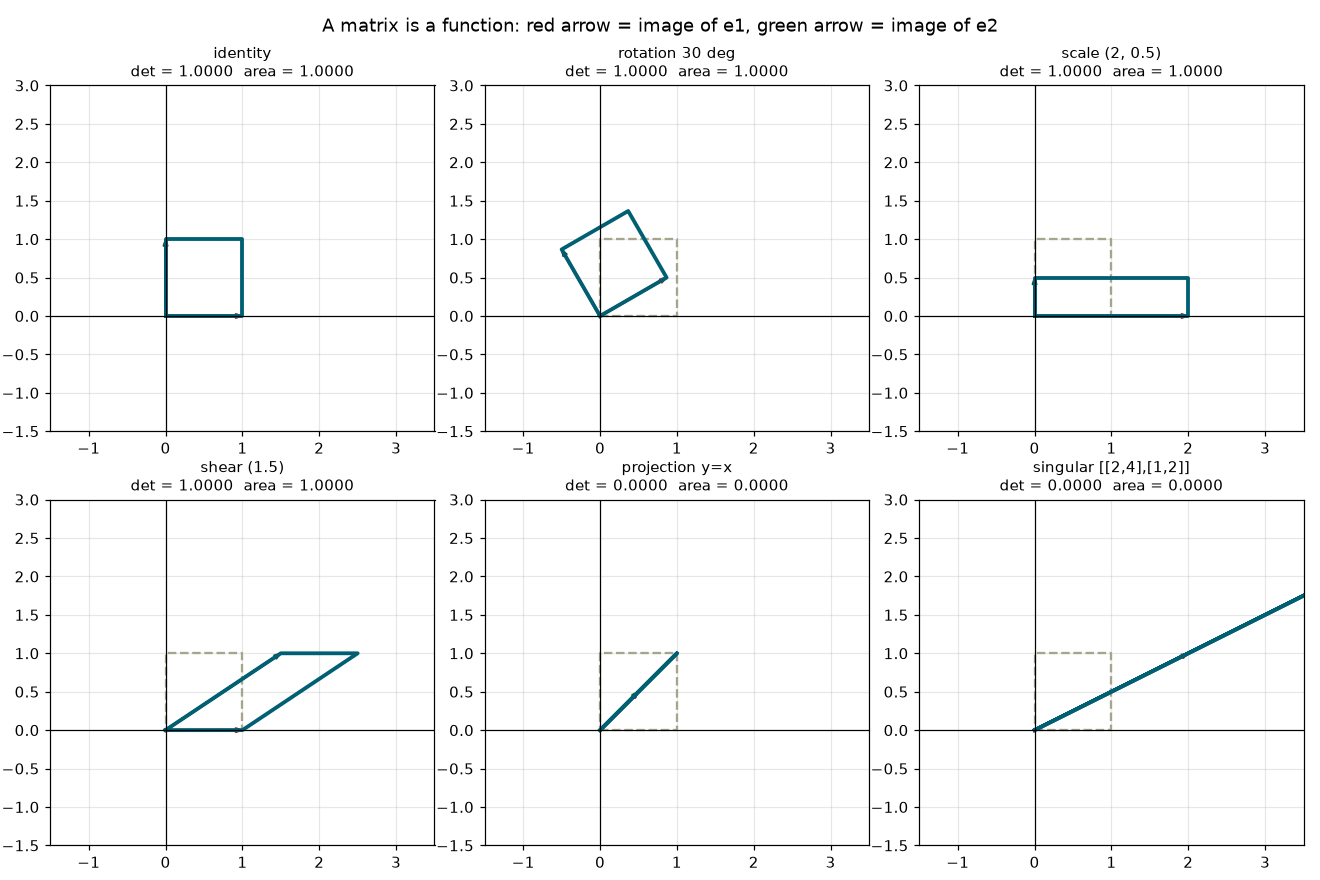

Recreate this plot in Python.
"""
1.2 - Matrices and Matrix Multiplication as Linear Maps
======================================================

What this runs
--------------
Seven self-contained demos that treat a matrix as a FUNCTION that moves points
around space, and matrix multiplication as COMPOSITION of two such functions.
Everything is checked numerically rather than asserted: quantities are computed
two independent ways and the disagreement is printed.

Requirements
------------
numpy (tested on 2.4.4) and matplotlib (tested on 3.11.1, Agg backend only).
Python 3.14 on Windows is the reference environment. No network access, no file
writes outside this script's own directory, no subprocesses. One PNG is saved
beside this script; its byte size is printed. Safe to run offline, repeatedly.

Reproducibility
---------------
Every random number comes from np.random.default_rng(SEED) with SEED = 1202.
Re-running gives byte-identical numbers.

What this proves practically
----------------------------
1.  The columns of a matrix ARE the images of the basis vectors: A @ e_j equals
    column j of A exactly, and a hand-written triple loop reproduces numpy's
    matrix-vector product to machine precision.
2.  A diagonal matrix stretches each coordinate AXIS independently by its
    diagonal entry - measured per-axis, not asserted (skip test 2).
3.  det(A) is the area scale factor of the map: the shoelace area of the
    transformed unit square, a Monte-Carlo area estimate, and np.linalg.det
    all agree, with the Monte-Carlo error shrinking as sample count grows.
4.  Matrix multiplication is composition: (A @ B) @ x equals A @ (B @ x) to
    machine precision, while A @ B != B @ A - order is composition order.
5.  A projection matrix satisfies P @ P == P (idempotence) to machine
    precision, and the residual is exactly orthogonal to the target line.
6.  Shape discipline: (n,d) @ (d,k) -> (n,k) is the only legal contraction;
    the real ValueError text from a wrong-way multiply is printed (skip test 1).
7.  A singular matrix has det 0, no inverse, collapses the plane onto a line,
    and destroys the solution of a linear system - shown alongside a
    near-singular matrix whose answer is quietly wrong.
"""

from __future__ import annotations

import os

import matplotlib

matplotlib.use("Agg")  # headless: never opens a window, never calls plt.show()

import matplotlib.pyplot as plt  # noqa: E402
import numpy as np  # noqa: E402

SEED = 1202
RNG = np.random.default_rng(SEED)

HERE = os.path.dirname(os.path.abspath(__file__))
PNG_PATH = os.path.join(HERE, "02_matrices_as_linear_maps.png")


def banner(title: str) -> None:
    """Every demo announces itself the same way so the transcript is scannable."""
    print("=" * 70)
    print(title)
    print("=" * 70)


# The four canonical 2x2 maps used throughout. Each is a FUNCTION from the plane
# to the plane; the name describes what it does to a point, not what it looks
# like as a grid of numbers.
THETA = np.deg2rad(30.0)
ROT = np.array([[np.cos(THETA), -np.sin(THETA)],
                [np.sin(THETA),  np.cos(THETA)]])
SCALE = np.array([[2.0, 0.0],
                  [0.0, 0.5]])
SCALE_UP = np.array([[1.5, 0.0],
                     [0.0, 2.0]])
SHEAR = np.array([[1.0, 1.5],
                  [0.0, 1.0]])
# Projection onto the line spanned by u (a 45-degree line). Built as the outer
# product u u^T / (u^T u) - the general formula that returns in 2.3 as the hat
# matrix of least squares.
U = np.array([1.0, 1.0])
PROJ = np.outer(U, U) / (U @ U)

UNIT_SQUARE = np.array([[0.0, 0.0],
                        [1.0, 0.0],
                        [1.0, 1.0],
                        [0.0, 1.0]])  # shape (4, 2): FOUR points, each 2-D


def shoelace_area(poly: np.ndarray) -> float:
    """Signed area of a simple polygon given as (n, 2) vertices in order.

    This is an independent, geometry-only measurement of area. It never calls
    np.linalg.det, which is the whole point: demo 3 compares it against det.
    """
    x = poly[:, 0]
    y = poly[:, 1]
    return 0.5 * float(np.sum(x * np.roll(y, -1) - np.roll(x, -1) * y))


# ---------------------------------------------------------------------------
# DEMO 1
# ---------------------------------------------------------------------------
def demo1_matrix_is_a_function() -> None:
    banner("DEMO 1 - a matrix is a FUNCTION; its columns are where the axes go")

    A = np.array([[2.0, -1.0],
                  [1.0,  3.0]])
    e1 = np.array([1.0, 0.0])
    e2 = np.array([0.0, 1.0])

    print("  A =")
    for row in A:
        print("      [{: .4f} {: .4f}]".format(row[0], row[1]))
    print()
    # This is the single most useful fact about matrices: applying A to the
    # basis vector e_j simply READS OFF column j. Nothing is computed that was
    # not already written down. Every weight matrix in 3.1 is therefore a list
    # of "where each input axis lands".
    print("  A @ e1 = {}   <- exactly column 0 of A".format(A @ e1))
    print("  A @ e2 = {}   <- exactly column 1 of A".format(A @ e2))
    print("  max abs diff vs the literal columns: {:.3e}".format(
        float(np.max(np.abs(np.column_stack([A @ e1, A @ e2]) - A)))))
    print()

    # Linearity, stated as an equation and then MEASURED. A(av + bw) = aAv + bAw
    # is the entire definition of "linear map"; everything else follows from it.
    v = RNG.normal(size=2)
    w = RNG.normal(size=2)
    a, b = 2.5, -1.75
    lhs = A @ (a * v + b * w)
    rhs = a * (A @ v) + b * (A @ w)
    print("  linearity check  A(av + bw) == aAv + bAw")
    print("    a = {:.2f}   b = {:.2f}".format(a, b))
    print("    v = {}".format(np.array2string(v, precision=6)))
    print("    w = {}".format(np.array2string(w, precision=6)))
    print("    LHS = {}".format(np.array2string(lhs, precision=12)))
    print("    RHS = {}".format(np.array2string(rhs, precision=12)))
    print("    max abs diff: {:.3e}".format(float(np.max(np.abs(lhs - rhs)))))
    print()

    # Hand-rolled matrix-vector product. Written as the textbook double loop so
    # the row-dot-column definition is visible, then compared with numpy. If the
    # definition in your head is right, this difference is ~1e-16.
    def matvec_by_hand(M: np.ndarray, x: np.ndarray) -> np.ndarray:
        out = np.zeros(M.shape[0])
        for i in range(M.shape[0]):        # one output component per ROW
            s = 0.0
            for j in range(M.shape[1]):    # sum over the shared dimension
                s += M[i, j] * x[j]
            out[i] = s
        return out

    B = RNG.normal(size=(5, 4))
    x = RNG.normal(size=4)
    print("  hand-written double loop vs numpy '@', B is 5x4, x is length 4")
    print("    numpy : {}".format(np.array2string(B @ x, precision=10)))
    print("    byhand: {}".format(np.array2string(matvec_by_hand(B, x), precision=10)))
    print("    max abs diff: {:.3e}".format(
        float(np.max(np.abs(matvec_by_hand(B, x) - B @ x)))))


# ---------------------------------------------------------------------------
# DEMO 2  (skip test 2)
# ---------------------------------------------------------------------------
def demo2_diagonal_stretches_axes() -> None:
    banner("DEMO 2 - a DIAGONAL matrix stretches each axis independently")

    D = np.diag([3.0, 0.5, -2.0])
    print("  D = diag(3.0, 0.5, -2.0)")
    print("  D @ e1 = {}".format(D @ np.eye(3)[0]))
    print("  D @ e2 = {}".format(D @ np.eye(3)[1]))
    print("  D @ e3 = {}".format(D @ np.eye(3)[2]))
    print()

    # MEASURE the per-axis scale factor instead of asserting it: take random
    # points, transform them, and divide componentwise. If the claim "axis j is
    # scaled by d_j and nothing else happens" is true, every ratio in column j
    # is identical and equals d_j.
    pts = RNG.normal(size=(6, 3))
    out = pts @ D.T          # rows are points -> right-multiply by D transpose
    ratios = out / pts       # componentwise, so column j is the axis-j ratio
    print("  measured per-axis ratio out[:, j] / in[:, j] over 6 random points")
    print("    axis 0: min {:.12f}  max {:.12f}".format(
        float(ratios[:, 0].min()), float(ratios[:, 0].max())))
    print("    axis 1: min {:.12f}  max {:.12f}".format(
        float(ratios[:, 1].min()), float(ratios[:, 1].max())))
    print("    axis 2: min {:.12f}  max {:.12f}".format(
        float(ratios[:, 2].min()), float(ratios[:, 2].max())))
    print("    max spread within any axis: {:.3e}   (0 => pure axis scaling)".format(
        float(np.max(ratios.max(axis=0) - ratios.min(axis=0)))))
    print()

    # No mixing: a diagonal matrix never lets coordinate i affect coordinate j.
    # That is exactly why diagonal matrices are cheap - the "matmul" degenerates
    # into an elementwise multiply, which is what a per-channel scale layer is.
    elementwise = pts * np.array([3.0, 0.5, -2.0])
    print("  diag(d) @ x is the SAME as elementwise x * d")
    print("    max abs diff: {:.3e}".format(float(np.max(np.abs(out - elementwise)))))
    print("  determinant of D  = {:.6f}   (product of the diagonal: 3 * 0.5 * -2)".format(
        float(np.linalg.det(D))))
    print("  |det| = 3.0 => volumes triple; the negative sign flips orientation")
    print()

    # 2-D version, so it lines up with the saved picture and with demo 3.
    D2 = np.diag([2.0, 0.5])
    sq = UNIT_SQUARE @ D2.T
    print("  2-D: diag(2.0, 0.5) applied to the unit square corners")
    print("    corners in : {}".format(
        np.array2string(UNIT_SQUARE, precision=1).replace("\n", "")))
    print("    corners out: {}".format(
        np.array2string(sq, precision=1).replace("\n", "")))
    print("    width  1.0 -> {:.4f}   height 1.0 -> {:.4f}".format(
        float(sq[:, 0].max() - sq[:, 0].min()),
        float(sq[:, 1].max() - sq[:, 1].min())))
    print("    area   1.0 -> {:.4f}   det = {:.4f}".format(
        abs(shoelace_area(sq)), float(np.linalg.det(D2))))
    print("    note the det is 1, because 2 * 0.5 = 1: the square became a")
    print("    wide flat rectangle. The SHAPE changed; the AREA did not.")


# ---------------------------------------------------------------------------
# DEMO 3
# ---------------------------------------------------------------------------
def demo3_determinant_is_area_scale() -> None:
    banner("DEMO 3 - det(A) is the AREA SCALE FACTOR, measured three ways")

    maps = [("rotation 30 deg", ROT),
            ("scale (2, 0.5)", SCALE),
            ("scale (1.5, 2.0)", SCALE_UP),
            ("shear (1.5 in x)", SHEAR),
            ("shear @ scale_up", SHEAR @ SCALE_UP),
            ("projection onto y=x", PROJ)]

    print("  unit square starts with area 1.0 (shoelace: {:.6f})".format(
        abs(shoelace_area(UNIT_SQUARE))))
    print()
    print("  {:<20} {:>12} {:>16} {:>12}".format(
        "map", "det(A)", "shoelace area", "abs diff"))
    print("  " + "-" * 62)
    for name, M in maps:
        img = UNIT_SQUARE @ M.T          # transform all four corners at once
        area = shoelace_area(img)        # SIGNED - keeps orientation info
        d = float(np.linalg.det(M))
        print("  {:<20} {:>12.8f} {:>16.8f} {:>12.2e}".format(
            name, d, area, abs(area - d)))
    print()
    # Composing two maps multiplies their area factors, so det(AB)=det(A)det(B).
    # This is not a separate rule to memorise - it is what "areas multiply" means.
    print("  det(SHEAR @ SCALE_UP) = {:.8f} = det(SHEAR) {:.4f} x det(SCALE_UP) {:.4f}".format(
        float(np.linalg.det(SHEAR @ SCALE_UP)),
        float(np.linalg.det(SHEAR)), float(np.linalg.det(SCALE_UP))))
    print("    diff: {:.3e}   -> composing maps MULTIPLIES their area factors".format(
        abs(float(np.linalg.det(SHEAR @ SCALE_UP)
                  - np.linalg.det(SHEAR) * np.linalg.det(SCALE_UP)))))
    print()
    print("  the signed shoelace area equals det EXACTLY, sign included:")
    print("  a negative det means the map turned the square inside out.")
    flip = np.array([[0.0, 1.0], [1.0, 0.0]])   # swap x and y = a mirror
    img = UNIT_SQUARE @ flip.T
    print("    mirror [[0,1],[1,0]]: det = {:+.6f}  signed area = {:+.6f}".format(
        float(np.linalg.det(flip)), shoelace_area(img)))
    print()

    # Third, fully independent measurement: throw darts. If det really is the
    # area scale factor, a Monte-Carlo estimate of the image area must converge
    # to |det|, with error falling roughly like 1/sqrt(N).
    A = SHEAR @ SCALE_UP       # composition: scale first, then shear -> det 3
    target = abs(float(np.linalg.det(A)))
    corners = UNIT_SQUARE @ A.T
    lo = corners.min(axis=0)
    hi = corners.max(axis=0)
    box_area = float(np.prod(hi - lo))
    Ainv = np.linalg.inv(A)
    print("  Monte-Carlo: area of the image of the unit square under SHEAR @ SCALE_UP")
    print("    |det| = {:.8f}   bounding box area = {:.6f}".format(target, box_area))
    print("    {:>10} {:>14} {:>14}".format("N darts", "area estimate", "abs error"))
    rng = np.random.default_rng(SEED)          # separate stream, same seed rule
    for n in (10 ** 3, 10 ** 4, 10 ** 5, 10 ** 6):
        pts = rng.uniform(lo, hi, size=(n, 2))
        back = pts @ Ainv.T                    # undo the map, land back home
        inside = np.all((back >= 0.0) & (back <= 1.0), axis=1)
        est = box_area * float(inside.mean())
        print("    {:>10} {:>14.6f} {:>14.6f}".format(n, est, abs(est - target)))
    print("  error shrinks as N grows: the geometric claim survives measurement.")


# ---------------------------------------------------------------------------
# DEMO 4
# ---------------------------------------------------------------------------
def demo4_multiplication_is_composition() -> None:
    banner("DEMO 4 - matmul is COMPOSITION: (AB)x == A(Bx), and AB != BA")

    A, B = ROT, SCALE
    x = RNG.normal(size=2)
    lhs = (A @ B) @ x
    rhs = A @ (B @ x)
    print("  A = rotation 30 deg, B = scale (2, 0.5), x = {}".format(
        np.array2string(x, precision=6)))
    print("    (A @ B) @ x = {}".format(np.array2string(lhs, precision=14)))
    print("    A @ (B @ x) = {}".format(np.array2string(rhs, precision=14)))
    print("    max abs diff: {:.3e}".format(float(np.max(np.abs(lhs - rhs)))))
    print("  -> the matrix AB IS the single function 'do B, then do A'.")
    print("     This is why a stack of layers in 3.1 with no nonlinearity")
    print("     collapses into ONE matrix, and why backprop in 3.4 is a")
    print("     chain of matrix products read in the opposite order.")
    print()

    # Associativity holds for any conformable shapes, not just square ones, and
    # the ORDER YOU BRACKET IT changes the cost enormously. This is the whole
    # trick behind cheap attention variants in 4.2/4.3.
    P = RNG.normal(size=(200, 3))
    Q = RNG.normal(size=(3, 200))
    v = RNG.normal(size=200)
    left = (P @ Q) @ v          # builds a 200x200 matrix first
    right = P @ (Q @ v)         # never builds it
    print("  associativity with rectangles: P(200x3), Q(3x200), v(200,)")
    print("    (P @ Q) @ v  builds a 200x200 intermediate: {} multiply-adds".format(
        200 * 3 * 200 + 200 * 200))
    print("    P @ (Q @ v)  builds nothing bigger than 3: {} multiply-adds".format(
        3 * 200 + 200 * 3))
    print("    cost ratio: {:.1f}x more work for the SAME answer".format(
        (200 * 3 * 200 + 200 * 200) / (3 * 200 + 200 * 3)))
    print("    max abs diff between the two: {:.3e}".format(
        float(np.max(np.abs(left - right)))))
    print()

    # Non-commutativity, with a point you can watch move. rotate-then-scale and
    # scale-then-rotate are genuinely different functions.
    AB = A @ B
    BA = B @ A
    print("  A @ B (scale FIRST, then rotate) =")
    for row in AB:
        print("      [{: .6f} {: .6f}]".format(row[0], row[1]))
    print("  B @ A (rotate FIRST, then scale) =")
    for row in BA:
        print("      [{: .6f} {: .6f}]".format(row[0], row[1]))
    print("    max abs diff |AB - BA|: {:.6f}   -> NOT the same function".format(
        float(np.max(np.abs(AB - BA)))))
    p = np.array([1.0, 0.0])
    print("    point (1, 0) goes to {} under AB".format(
        np.array2string(AB @ p, precision=6)))
    print("    point (1, 0) goes to {} under BA".format(
        np.array2string(BA @ p, precision=6)))
    print("    distance between the two answers: {:.6f}".format(
        float(np.linalg.norm(AB @ p - BA @ p))))
    print("    both have det {:.6f} - equal area change, different shape.".format(
        float(np.linalg.det(AB))))
    print()

    # Rotations are special: R^T R = I means the map preserves every length and
    # every angle. That is the property 1.14 and 4.2 lean on when they normalise.
    print("  rotation sanity: R^T R should be the identity")
    print("    max abs diff from I: {:.3e}".format(
        float(np.max(np.abs(ROT.T @ ROT - np.eye(2))))))
    y = RNG.normal(size=2)
    print("    ||y|| = {:.12f}   ||R y|| = {:.12f}   diff {:.3e}".format(
        float(np.linalg.norm(y)), float(np.linalg.norm(ROT @ y)),
        abs(float(np.linalg.norm(y) - np.linalg.norm(ROT @ y)))))


# ---------------------------------------------------------------------------
# DEMO 5
# ---------------------------------------------------------------------------
def demo5_projection_is_idempotent() -> None:
    banner("DEMO 5 - a PROJECTION matrix: P @ P == P, verified numerically")

    print("  u = (1, 1); P = u u^T / (u^T u) projects onto the line y = x")
    for row in PROJ:
        print("      [{: .6f} {: .6f}]".format(row[0], row[1]))
    print()
    # Idempotence is the DEFINING property: once a point is already on the line,
    # projecting again does nothing. Applying P twice must equal applying it once.
    print("  P @ P - P, max abs entry: {:.3e}   (idempotent)".format(
        float(np.max(np.abs(PROJ @ PROJ - PROJ)))))
    print("  P applied 10 times minus P, max abs entry: {:.3e}".format(
        float(np.max(np.abs(np.linalg.matrix_power(PROJ, 10) - PROJ)))))
    print("  det(P) = {:.3e}   rank = {}   -> area is crushed to zero".format(
        float(np.linalg.det(PROJ)), int(np.linalg.matrix_rank(PROJ))))
    print()

    x = np.array([3.0, -1.0])
    px = PROJ @ x
    resid = x - px
    print("  x = {}   P x = {}".format(x, np.array2string(px, precision=6)))
    print("  residual r = x - Px = {}".format(np.array2string(resid, precision=6)))
    # Orthogonality of the residual is the reason least squares in 2.3 works:
    # the projection is the CLOSEST point on the line, and "closest" and
    # "perpendicular residual" are the same statement.
    print("  r . u = {:.3e}   -> the residual is perpendicular to the line".format(
        float(resid @ U)))
    print("  ||x||^2 = {:.6f} ; ||Px||^2 + ||r||^2 = {:.6f} ; diff {:.3e}".format(
        float(x @ x), float(px @ px + resid @ resid),
        abs(float(x @ x - (px @ px + resid @ resid)))))
    print()

    # Same construction in higher dimensions, which is literally the hat matrix
    # of ordinary least squares - the object 2.3 builds a design matrix for.
    Xd = RNG.normal(size=(50, 3))
    H = Xd @ np.linalg.inv(Xd.T @ Xd) @ Xd.T     # 50x50 projection onto col(X)
    print("  hat matrix H = X (X^T X)^-1 X^T for a random 50x3 design matrix")
    print("    shape {}   rank {}   trace {:.10f}  (trace = rank for a projection)".format(
        H.shape, int(np.linalg.matrix_rank(H)), float(np.trace(H))))
    print("    max abs entry of H @ H - H: {:.3e}".format(
        float(np.max(np.abs(H @ H - H)))))
    print("    max abs entry of H - H^T:   {:.3e}   (also symmetric)".format(
        float(np.max(np.abs(H - H.T)))))
    b = RNG.normal(size=50)
    r = b - H @ b
    print("    residual is orthogonal to every column of X: max |X^T r| = {:.3e}".format(
        float(np.max(np.abs(Xd.T @ r)))))


# ---------------------------------------------------------------------------
# DEMO 6  (skip test 1)
# ---------------------------------------------------------------------------
def demo6_shape_discipline() -> None:
    banner("DEMO 6 - SHAPE DISCIPLINE: (n,d) @ (d,k) -> (n,k), and nothing else")

    A = RNG.normal(size=(4, 3))
    B = RNG.normal(size=(3, 7))
    print("  A is {}, B is {}".format(A.shape, B.shape))
    print("  A @ B is {}   <- inner 3 and 3 match and CANCEL; outer 4 and 7 survive".format(
        (A @ B).shape))
    print("  the contraction sums over the shared dimension of length 3:")
    manual = np.zeros((4, 7))
    for i in range(4):
        for j in range(7):
            for k in range(3):          # k is the dimension that disappears
                manual[i, j] += A[i, k] * B[k, j]
    print("    triple loop vs numpy, max abs diff: {:.3e}".format(
        float(np.max(np.abs(manual - A @ B)))))
    print()

    print("  now the wrong way round - B @ A, which is (3,7) @ (4,3):")
    try:
        _ = B @ A
    except ValueError as exc:
        # Printing the REAL exception text matters: this is the message you will
        # actually meet in 3.1 and 4.2, and reading it is a skill (1.14).
        print("    ValueError: {}".format(exc))
    print("    7 != 4, so there is no shared dimension to sum over.")
    print("    In function terms: B sends 7-D vectors to 3-D vectors; A wants a")
    print("    3-D input. B cannot eat A's 4-D output. Composition is undefined.")
    print()

    # The batch convention: rows are examples. This is why every framework writes
    # X @ W and not W @ X (3.1, 2.3).
    n, d, k = 32, 5, 3
    X = RNG.normal(size=(n, d))         # 32 examples, each a 5-D feature vector
    W = RNG.normal(size=(d, k))         # maps 5-D features to 3-D outputs
    bias = RNG.normal(size=k)
    out = X @ W + bias                  # broadcast adds bias to every row
    print("  batch of {} examples, {} features in, {} outputs".format(n, d, k))
    print("    X {} @ W {} + b {} -> {}   <- one layer of 3.1, exactly".format(
        X.shape, W.shape, bias.shape, out.shape))
    # Row i of the output must equal W^T applied to row i of the input, plus b.
    # Verifying this is what makes the batch convention believable rather than
    # magic: the matmul is 32 independent applications of the SAME function.
    per_row = np.stack([W.T @ X[i] + bias for i in range(n)])
    print("    row-by-row recomputation, max abs diff: {:.3e}".format(
        float(np.max(np.abs(per_row - out)))))
    print("    -> one matmul = {} independent applications of the same map.".format(n))
    print()
    print("  W @ X would be (5,3) @ (32,5):")
    try:
        _ = W @ X
    except ValueError as exc:
        print("    ValueError: {}".format(exc))
    print()

    # An attention-shaped chain, purely to show shapes cancelling in sequence.
    # 4.2 computes Q K^T; 4.3 does it h times in parallel.
    T, dm, dk = 6, 8, 4
    Xs = RNG.normal(size=(T, dm))
    Wq = RNG.normal(size=(dm, dk))
    Wk = RNG.normal(size=(dm, dk))
    Q = Xs @ Wq
    K = Xs @ Wk
    scores = Q @ K.T / np.sqrt(dk)
    print("  attention-shaped chain (4.2): T={}, d_model={}, d_k={}".format(T, dm, dk))
    print("    X {} @ Wq {} -> Q {}".format(Xs.shape, Wq.shape, Q.shape))
    print("    X {} @ Wk {} -> K {}".format(Xs.shape, Wk.shape, K.shape))
    print("    Q {} @ K^T {} -> scores {}  (token-by-token, d_k cancelled)".format(
        Q.shape, K.T.shape, scores.shape))
    print("    scores[0, 1] = {:.6f}; recomputed as Q[0] . K[1] / sqrt(d_k) = {:.6f}".format(
        float(scores[0, 1]), float(Q[0] @ K[1] / np.sqrt(dk))))


# ---------------------------------------------------------------------------
# DEMO 7
# ---------------------------------------------------------------------------
def demo7_singular_matrix() -> None:
    banner("DEMO 7 - a SINGULAR matrix: det 0, no inverse, information destroyed")

    S = np.array([[2.0, 4.0],
                  [1.0, 2.0]])          # row 2 is exactly half of row 1
    print("  S = [[2, 4], [1, 2]]   (column 1 is exactly 2x column 0)")
    print("    det(S) = {:.3e}   rank = {}   (full rank would be 2)".format(
        float(np.linalg.det(S)), int(np.linalg.matrix_rank(S))))
    img = UNIT_SQUARE @ S.T
    print("    image of the unit square, shoelace area = {:.3e}".format(
        abs(shoelace_area(img))))
    print("    the four corners land on: {}".format(
        np.array2string(img, precision=3).replace("\n", "")))
    print("    every one of them sits on the line y = x/2: the whole PLANE")
    print("    is crushed onto a LINE. Area 1 -> area 0, exactly as det says.")
    print()

    try:
        np.linalg.inv(S)
    except np.linalg.LinAlgError as exc:
        print("    np.linalg.inv(S) -> LinAlgError: {}".format(exc))
    print("    There is no inverse because the map is not reversible: infinitely")
    print("    many inputs share one output, so 'undo it' has no single answer.")
    v1 = np.array([2.0, -1.0])
    print("    proof: S @ (2, -1) = {} and S @ (0, 0) = {} - same output".format(
        S @ v1, S @ np.zeros(2)))
    print()

    b_on = S @ np.array([1.0, 1.0])     # b that IS reachable
    b_off = np.array([1.0, 5.0])        # b that is NOT on the line
    print("  solving S x = b:")
    print("    b = {} lies ON the image line -> infinitely many solutions".format(b_on))
    sol, res, rank, sv = np.linalg.lstsq(S, b_on, rcond=None)
    print("      lstsq picks the smallest one: x = {}, ||Sx - b|| = {:.3e}".format(
        np.array2string(sol, precision=6), float(np.linalg.norm(S @ sol - b_on))))
    sol2, _, _, _ = np.linalg.lstsq(S, b_off, rcond=None)
    print("    b = {} lies OFF the line -> no solution at all".format(b_off))
    print("      best possible x = {}, ||Sx - b|| = {:.6f}  (cannot be driven to 0)".format(
        np.array2string(sol2, precision=6), float(np.linalg.norm(S @ sol2 - b_off))))
    print("      that leftover distance is exactly the least-squares residual of 2.3.")
    print("    singular values of S: {}  <- one is 0, that IS the collapse".format(
        np.array2string(sv, precision=6)))
    print()

    # Near-singular is worse than singular, because nothing raises. The rule is
    # rel_err(x) <= cond(A) * rel_err(b): a matrix that is ALMOST collapsing
    # amplifies any wobble in the data. Here the wobble is 1e-12 relative -
    # smaller than any real measurement error - and it is applied in a fixed
    # random direction. This is the stability lesson that returns in 3.4.
    print("  NEAR-singular is more dangerous than singular - it does not raise.")
    print("  Rule: rel_err(x) <= cond(A) * rel_err(b). We nudge b by 1e-12")
    print("  relative (far below any real measurement error) and watch x move.")
    print("    {:>8} {:>12} {:>12} {:>13} {:>13} {:>10}".format(
        "eps", "det", "cond(A)", "rel err x", "amplifn", "cond/ampl"))
    x_true = np.array([3.0, -1.0])
    direction = RNG.normal(size=2)
    direction = direction / np.linalg.norm(direction)   # unit wobble direction
    rel_b = 1e-12
    for eps in (1e-2, 1e-6, 1e-10, 1e-14, 1e-16):
        A = np.array([[1.0, 1.0],
                      [1.0, 1.0 + eps]])
        b = A @ x_true                    # a b that has an exact answer
        b_pert = b + rel_b * np.linalg.norm(b) * direction
        try:
            x_hat = np.linalg.solve(A, b_pert)
            rel_x = float(np.linalg.norm(x_hat - x_true) / np.linalg.norm(x_true))
            amp = rel_x / rel_b
            print("    {:>8.0e} {:>12.3e} {:>12.3e} {:>13.3e} {:>13.3e} {:>10.1f}".format(
                eps, float(np.linalg.det(A)), float(np.linalg.cond(A)),
                rel_x, amp, float(np.linalg.cond(A)) / amp))
        except np.linalg.LinAlgError as exc:
            print("    {:>8.0e} {:>12} {:>12} {:>13} {:>13} {:>10}".format(
                eps, "-", "-", "-", "LinAlgError", "-"))
            print("      ({})".format(exc))
    print("  'amplifn' is how many times the input wobble was magnified. It")
    print("  tracks cond(A), staying under it because the wobble direction is")
    print("  random rather than worst-case. No exception is raised for any of")
    print("  the middle rows: numpy returns a confident, wrong answer.")
    print("  Read the last usable row: x_true = {} came back with a".format(x_true))
    print("  relative error you would never accept, from a perturbation of 1e-12.")


# ---------------------------------------------------------------------------
# DEMO 8 - the picture
# ---------------------------------------------------------------------------
def demo8_save_picture() -> None:
    banner("DEMO 8 - the same square under six maps, saved as a PNG")

    maps = [("identity", np.eye(2)),
            ("rotation 30 deg", ROT),
            ("scale (2, 0.5)", SCALE),
            ("shear (1.5)", SHEAR),
            ("projection y=x", PROJ),
            ("singular [[2,4],[1,2]]", np.array([[2.0, 4.0], [1.0, 2.0]]))]

    fig, axes = plt.subplots(2, 3, figsize=(12, 8))
    closed = np.vstack([UNIT_SQUARE, UNIT_SQUARE[:1]])   # repeat first vertex
    for ax, (name, M) in zip(axes.ravel(), maps):
        img = closed @ M.T
        ax.plot(closed[:, 0], closed[:, 1], color="#a5a58d",
                linestyle="--", linewidth=1.5, label="unit square")
        ax.plot(img[:, 0], img[:, 1], color="#005f73", linewidth=2.5, label="image")
        ax.arrow(0, 0, M[0, 0], M[1, 0], color="#9b2226",
                 width=0.02, length_includes_head=True)
        ax.arrow(0, 0, M[0, 1], M[1, 1], color="#1b4332",
                 width=0.02, length_includes_head=True)
        d = float(np.linalg.det(M))
        ax.set_title("{}\ndet = {:.4f}  area = {:.4f}".format(
            name, d, abs(shoelace_area(UNIT_SQUARE @ M.T))), fontsize=10)
        ax.set_xlim(-1.5, 3.5)
        ax.set_ylim(-1.5, 3.0)
        ax.set_aspect("equal")
        ax.grid(alpha=0.3)
        ax.axhline(0, color="k", linewidth=0.8)
        ax.axvline(0, color="k", linewidth=0.8)
    fig.suptitle("A matrix is a function: red arrow = image of e1, "
                 "green arrow = image of e2", fontsize=12)
    fig.tight_layout()
    fig.savefig(PNG_PATH, dpi=110)
    plt.close(fig)

    size = os.path.getsize(PNG_PATH)
    print("  saved: {}".format(os.path.basename(PNG_PATH)))
    print("  bytes: {}".format(size))
    print("  each panel: dashed grey = the unit square before, teal = after.")
    print("  the red and green arrows are literally the COLUMNS of the matrix.")


def main() -> None:
    print("1.2 - Matrices and Matrix Multiplication as Linear Maps")
    print("numpy {} | seed {} | all randomness from default_rng(seed)".format(
        np.__version__, SEED))
    print()
    demo1_matrix_is_a_function()
    demo2_diagonal_stretches_axes()
    demo3_determinant_is_area_scale()
    demo4_multiplication_is_composition()
    demo5_projection_is_idempotent()
    demo6_shape_discipline()
    demo7_singular_matrix()
    demo8_save_picture()
    print("=" * 70)
    print("done - every claim above was measured, not asserted.")


if __name__ == "__main__":
    main()
